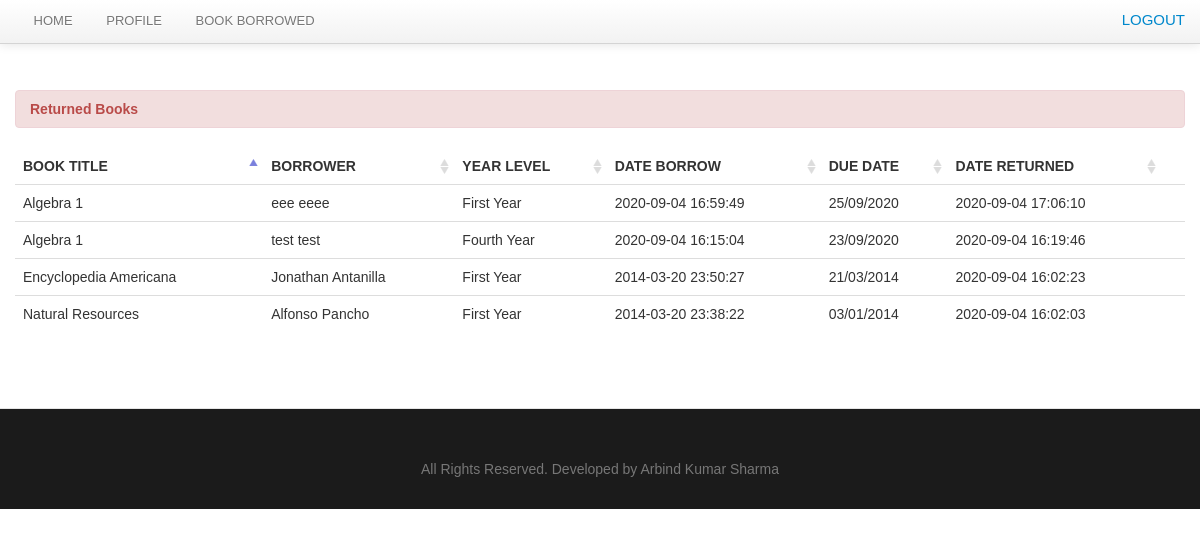
The app's page /return.php (signed in) with its own data.
### tables this page shows
CREATE TABLE `borrow` (
  `borrow_id` int(11) NOT NULL,
  `member_id` bigint(50) NOT NULL,
  `date_borrow` varchar(100) NOT NULL,
  `due_date` varchar(100) DEFAULT NULL,
  `fine` varchar(200) DEFAULT NULL
);

CREATE TABLE `book` (
  `book_id` int(11) NOT NULL,
  `book_title` varchar(100) NOT NULL,
  `category_id` int(50) NOT NULL,
  `author` varchar(50) NOT NULL,
  `book_copies` int(11) NOT NULL,
  `book_pub` varchar(100) NOT NULL,
  `publisher_name` varchar(100) NOT NULL,
  `isbn` varchar(50) NOT NULL,
  `copyright_year` int(11) NOT NULL,
  `date_receive` varchar(20) NOT NULL,
  `date_added` datetime NOT NULL,
  `status` varchar(30) NOT NULL
);

CREATE TABLE `member` (
  `member_id` int(11) NOT NULL,
  `firstname` varchar(100) NOT NULL,
  `username` varchar(255) NOT NULL,
  `password` varchar(255) NOT NULL,
  `lastname` varchar(100) NOT NULL,
  `gender` varchar(10) NOT NULL,
  `address` varchar(100) NOT NULL,
  `contact` varchar(100) NOT NULL,
  `type` varchar(100) NOT NULL,
  `year_level` varchar(100) NOT NULL,
  `status` varchar(100) NOT NULL,
  `role` varchar(100) NOT NULL
);

CREATE TABLE `borrowdetails` (
  `borrow_details_id` int(11) NOT NULL,
  `book_id` int(11) NOT NULL,
  `borrow_id` int(11) NOT NULL,
  `borrow_status` varchar(50) NOT NULL,
  `date_return` varchar(100) NOT NULL
);

### return.php (the view, shortened to what this page needs)
<?php include('header.php'); ?>
<?php include('navbar.php'); ?>
<br/>
    <div class="container">
		<div class="margin-top">
			<div class="row">
				<div class="span12">
						<div class="alert alert-danger"><strong>Returned Books</strong></div>
                            <table cellpadding="0" cellspacing="0" border="0" class="table" id="example">
                                <thead>
                                    <tr>
                                        <th>Book title</th>
                                        <th>Borrower</th>
                                        <th>Year Level</th>
                                        <th>Date Borrow</th>
                                        <th>Due Date</th>
                                        <th>Date Returned</th>
                                    </tr>
                                </thead>
                                <tbody>
                                  <?php
$con = mysqli_connect('localhost','root','', 'lms')or die(mysqli_error());
                                  $user_query=mysqli_query($con, "select * from borrow
								LEFT JOIN member ON borrow.member_id = member.member_id
								LEFT JOIN borrowdetails ON borrow.borrow_id = borrowdetails.borrow_id
								LEFT JOIN book on borrowdetails.book_id =  book.book_id
								where borrowdetails.borrow_status = 'returned'ORDER BY borrow.borrow_id DESC
								  ")or die(mysqli_error());
									while($row=mysqli_fetch_array($user_query)){
									$id=$row['borrow_id'];
									?>
									<tr class="del<?php echo $id ?>">
                                    <td><?php echo $row['book_title']; ?></td>
                                    <td><?php echo $row['firstname']." ".$row['lastname']; ?></td>
                                    <td><?php echo $row['year_level']; ?></td>
									<td><?php echo $row['date_borrow']; ?></td>
                                    <td><?php echo $row['due_date']; ?> </td>
									<td><?php echo $row['date_return']; ?> </td>
                                    <td></td>
                                    </tr>
									<?php  }  ?>
                                </tbody>
                            </table>
			</div>
			</div>
		</div>
    </div>
<?php include('footer.php') ?>

### css/docs.css (style rules this page uses)
body { font-family:'TR Century Gothic',Helvetica,Arial,sans-serif !important; }
.alert { text-shadow: none; }
th { text-transform:uppercase; }
.margin-top { margin-top:50px; }
body { background: url(../img/grid_noise.png); position: relative; }

### css/print.css (style rules this page uses)
th { text-align:left; }
td { text-align:left; border-top:1px solid; padding:2px; }
.alert { display:none; }
body { font-family:arial; font-size:13px; }

### records on screen
borrow: book.book_title "Algebra 1", member.firstname "eee", member.lastname "eeee", member.year_level "First Year", date_borrow "2020-09-04 16:59:49", due_date "25/09/2020", borrowdetails.date_return "2020-09-04 17:06:10"
borrow: book.book_title "Algebra 1", member.firstname "test", member.lastname "test", member.year_level "Fourth Year", date_borrow "2020-09-04 16:15:04", due_date "23/09/2020", borrowdetails.date_return "2020-09-04 16:19:46"
borrow: book.book_title "Encyclopedia Americana", member.firstname "Jonathan", member.lastname "Antanilla", member.year_level "First Year", date_borrow "2014-03-20 23:50:27", due_date "21/03/2014", borrowdetails.date_return "2020-09-04 16:02:23"
borrow: book.book_title "Natural Resources", member.firstname "Alfonso", member.lastname "Pancho", member.year_level "First Year", date_borrow "2014-03-20 23:38:22", due_date "03/01/2014", borrowdetails.date_return "2020-09-04 16:02:03"
